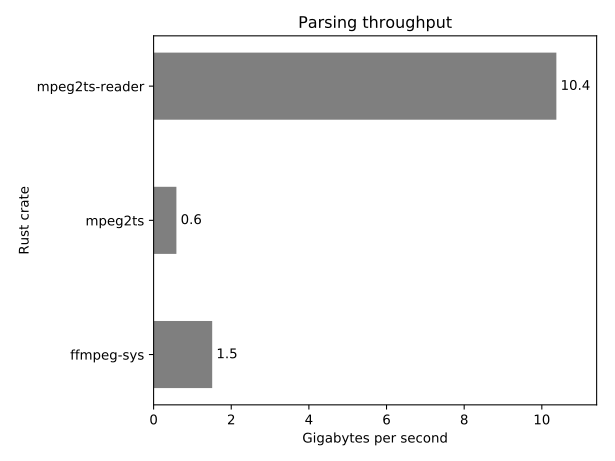

Reproduce this figure in Python.
# post-processes the output of 'cargo bench' to summarise throughput of each
# implementation

import json
import matplotlib.pyplot as plt; plt.rcdefaults()
import numpy as np
import matplotlib.pyplot as plt

GIGABYTE = 1024*1024*1024
NANOSECONDS_PER_SECOND = 1000000000

def into_gbytes_per_second(byte_count, nanos):
    return byte_count * NANOSECONDS_PER_SECOND / nanos / GIGABYTE

def get_benchmark_data(bench):
    with open("target/criterion/{}/dts-check/new/estimates.json".format(bench), "r") as f:
        dat = json.load(f)
        point_estimate = dat["Mean"]["point_estimate"]
        lower_bound = dat["Mean"]["confidence_interval"]["lower_bound"]
        upper_bound = dat["Mean"]["confidence_interval"]["upper_bound"]
    with open("target/criterion/{}/dts-check/new/benchmark.json".format(bench), "r") as f:
        dat = json.load(f)
        throughput_bytes = dat["throughput"]["Bytes"]

    return {
        "point_estimate": into_gbytes_per_second(throughput_bytes, point_estimate),
        "lower_bound": into_gbytes_per_second(throughput_bytes, lower_bound),
        "upper_bound": into_gbytes_per_second(throughput_bytes, upper_bound),
    }

bench_names = ["crate:ffmpeg-sys", "crate:mpeg2ts", "crate:mpeg2ts-reader"]
benches = [get_benchmark_data(name) for name in bench_names]

plt.figure(figsize=(8, 6), dpi=80)

y_pos = np.arange(len(bench_names))
performance = [bench["point_estimate"] for bench in benches]

fig, ax = plt.subplots()
rects = plt.barh(y_pos, performance, align='center', color='black', alpha=0.5, height=0.5)
(x_left, x_right) = ax.get_xlim()
x_width = x_right - x_left
ax.margins(x=0.1)  # make space for labels right-of bars
for rect in rects:
    width = rect.get_width()
    ax.text(width+(0.01*x_width),rect. get_y() + rect.get_height()/2.,
            '%.1f' % width,
            ha='left', va='center')

plt.yticks(y_pos, [b.split(":")[1] for b in bench_names])
plt.xlabel('Gigabytes per second')
plt.ylabel('Rust crate')
plt.title('Parsing throughput')
plt.tight_layout()
plt.subplots_adjust(left=0.25)  # more space for our crate-name labels

plt.savefig("report.svg")
